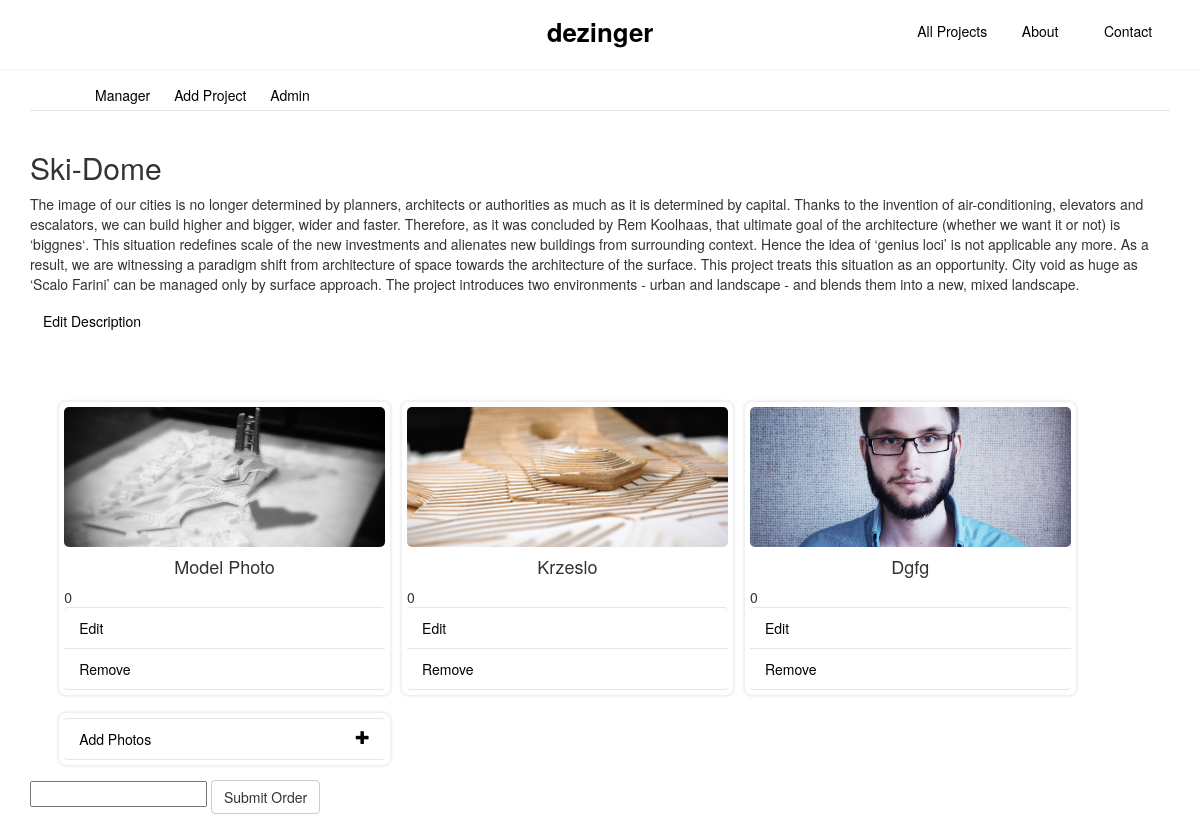
/project/3/manage/ (signed in), run on the app's committed database.
### projects/models.py (models this page shows, shortened)
class Project(models.Model):
    title = models.CharField(max_length=200)
    description = models.TextField()

class ProjectImg(models.Model):
    title = models.CharField(max_length=200, null=True, blank=True)
    description = models.TextField()
    project = models.ForeignKey(Project, related_name='images')
    img = models.ImageField(upload_to=get_path_img, blank=True,null=True)
    order = models.IntegerField(default=0)

### projects/views.py (the view)
# urls.py: url(r'^(?P<pk>\d+)/manage/$',staff_member_required(views.EditProject.as_view()),name='manage_project'),
class EditProject(DetailView):
    model = Project
    template_name = 'projects/project_manage.html'

### projects/templates/projects/project_manage.html (shortened to what this page needs)
{% extends 'projects/base_manager.html' %}
{% load static %}
{% block manager_head %}
<link rel="stylesheet" href="{% static 'projects/css/projects.css' %}">
{% endblock %}
{% block manager_content %}
<br>
<h2>{{ project.title|title }}</h2>
<p>{{ project.description }}</p>
<a id="edit-description" href="{% url 'projects:update' pk=project.pk %}" class="btn">Edit Description </a>
<br><br><br><br>
<div  ng-app="imgOrder" ng-controller="imgOrderController">
{% if project.images.count > 0 %}
    <div class="row">
    <ul id="sortable">
    {% for image in project.images.all|dictsort:"order" %}
            <li class="my-li">
                <div class="my-card">
                        <div class="my-card-img" style="background-image: url('{{ image.img.url }}') "> </div>
                        <div class="card-body">
                        <h4 class="card-title"> {{ image.title|title }} </h4>
                        <div class="currOrder" img-id="{{image.id}}" >{{image.order}}</div>
                        </div>
                        <ul class="list-group list-group-flush my-list">
                            <li class="list-group-item"><a href="{% url 'projects:update_img' proj_pk=project.id pk=image.id %}" class="card-link">Edit</a></li>
                            <li class="list-group-item"><a href="{% url 'projects:remove_img' proj_pk=project.id pk=image.id %}" class="card-link">Remove</a></li>
                        </ul>
                </div>
            </li>
    {% endfor %}
{% else %}
 <p>This project has no images added yet!</p>
{% endif %}
</ul>
<ul>
    <li class="my-li">
        <div class=" my-card" >
                <ul class="list-group list-group-flush my-list">
                    <li class="list-group-item"><a href="{% url 'projects:add_img' pk=project.id %}" >Add Photos</a> <span class="glyphicon glyphicon-plus" style="float: right;"></span> </li>
                </ul>
        </div>
    </div>
<form method="POST" ng-submit="orderUpdate()">
    <input id="{{image.id}}" ng-model="orderInput" type="text">
    <submit type="submit" ng-click="saveOrder()" class="btn btn-default">Submit Order</submit>
</form>
<br>
</div>
{% endblock %}

### projects/templates/projects/base_manager.html
{% extends 'base.html' %}
{% load static %}
{% block head %}
    {% block manager_head %}
    {% endblock %}
    <link rel="stylesheet" href="{% static 'main/css/my-navbar-dark.css' %}">
    <link rel="stylesheet" href="{% static 'projects/css/manager.css' %}">
{% endblock %}
{% block content %}
<br><br><br> <br>
<div class="container">
    <nav style="border-bottom: 1px solid rgb(230,230,230);">
        <ul style=" margin:5px;">
            <li class="manage-nav-link" style="display: inline-block; margin-left: 20px"> <a href="{% url 'projects:manager' %}">Manager</a> </li>
            <li class="manage-nav-link" style="display: inline-block; margin-left: 20px"> <a href="{% url 'projects:create' %}">Add Project     </a> </li>
            <li class="manage-nav-link" style="display: inline-block; margin-left: 20px"><a href="{% url 'admin:index' %}"> Admin    </a></li>
        </ul>
    </nav>
    {% block manager_content %}
    {% endblock %}
</div>
{% endblock %}

### templates/base.html (shortened to what this page needs)
<!DOCTYPE html>
{% load static %}
<html lang="en">
<head>
    <link rel="stylesheet" href="{% static 'main/css/bootstrap.min.css' %}">
    <link rel="stylesheet" href="{% static 'main/css/main.css' %}">
    <link rel="stylesheet" href="{% static 'main/css/my-navbar.css' %}">
    {% block head %}{% endblock %}
</head>
<body>
<div class="my-nav">
    <div class="container full-container" >
        <div class="nav-menu">
            <ul class="nav-menu-ul">
                <li><a class="nav-menu-link" href="{% url 'index' %}">All Projects</a></li>
                <li><a class="nav-menu-link" href="{% url 'about:about' %}">About</a></li>
                <li><a class="nav-menu-link" href="{% url 'project_contact' %}">Contact</a></li>
            </ul>
        </div>
        <a class="nav-menu-brand" href="{% url 'index' %}">dezinger</a>
    </div>
</div>
    {% block content %}
    {% endblock %}
</body>
</html>

### static/main/css/main.css (style rules this page uses)
a { text-decoration: none; }
ul li { list-style: none; }
body { margin: 0px; border: 0px; padding: 0px; scroll-behavior: smooth; }

### static/main/css/my-navbar.css (style rules this page uses)
.my-nav { z-index: 10; position: fixed; top: 0px; width: 100%; transform: 1s; -webkit-transition: 1s; transition: 1s; }
.full-container { height: 100%; }
.nav-menu { display: inline-block; float: right; text-align: center; }
.nav-menu-ul>li, .nav-menu-brand, .menu-button { display: inline-block; }
.nav-menu-brand { position: relative; left: 50%; transform: translateX(-50%); text-align: center; font-size: 1.85em; font-weight: 600; }
@media only screen and (min-width: 993px) { .my-nav { height: 5em; background-color: rgba(255, 255, 255, .0); } }
@media only screen and (min-width: 993px) { .nav-menu>ul>li { margin: 0px; height: 5em; min-width: 6em; } }
@media only screen and (min-width: 993px) { .nav-menu-link { color: white; } }
@media only screen and (min-width: 993px) { .nav-menu-brand { color: white; top: .5em; } }
@media only screen and (min-width: 993px) { .nav-menu-link { position: relative; top: 1.5em; } }
@media only screen and (min-width: 993px) { .nav-menu-ul>li { border-bottom: solid 2px rgba(255, 255, 255, 0); } }

### static/main/css/my-navbar-dark.css (style rules this page uses)
@media only screen and (min-width: 993px) { .my-nav { background-color: rgba(255, 255, 255, 1); border-bottom: 1px solid rgb(245,245,245); } }
@media only screen and (min-width: 993px) { .nav-menu-link { color: black; } }
@media only screen and (min-width: 993px) { .nav-menu-brand { color: black; } }
@media only screen and (min-width: 993px) { .nav-menu-ul>li { border-bottom: solid 2px rgba(255, 255, 255, 0); } }

### static/projects/css/manager.css (style rules this page uses)
a, .list-group-item, .edit-description, .manage-nav-link { color: black; transition-duration: .5s; }
.my-card { background-color: white; padding: 5px; margin: .3em; box-shadow: 0px 0px 2px 2px rgb(240,240,240); border-radius: 7px; }
.my-card-img { height: 10em; overflow: hidden; }
.my-card-img { border-radius: 5px; min-width: 100%; min-height: 100%; background-position: center; background-repeat: no-repeat; background-size: cover; overflow: hidden; }
.card-title { text-align: center; }
.my-list { margin: 0px; }
.list-group-item { border:none; border-top: 1px solid rgb(230,230,230); border-bottom: 1px solid rgb(230,230,230); }
.my-li { width: 30%; display: inline-block; }

### data on the page
Project: title "Ski-Dome", description "The image of our cities is no longer determined by planners, architects or authorities as much as it is determined by capital. Thanks to the invention of air-conditioning, elevators and escalators, we can build higher and bigger, wider and faster. Therefore, as it was concluded by Rem Koolhaas, that ultimate goal of the architecture (whether we want it or not) is ‘biggnes‘. This situation redefines scale of the new investments and alienates new buildings from surrounding context. Hence the idea of ‘genius loci’ is not applicable any more. As a result, we are witnessing a paradigm shift from architecture of space towards the architecture of the surface. This project treats this situation as…"
ProjectImg: img (picture), title "Model Photo", order "0"
ProjectImg: img (picture), title "Krzeslo", order "0"
ProjectImg: img (picture), title "Dgfg", order "0"
